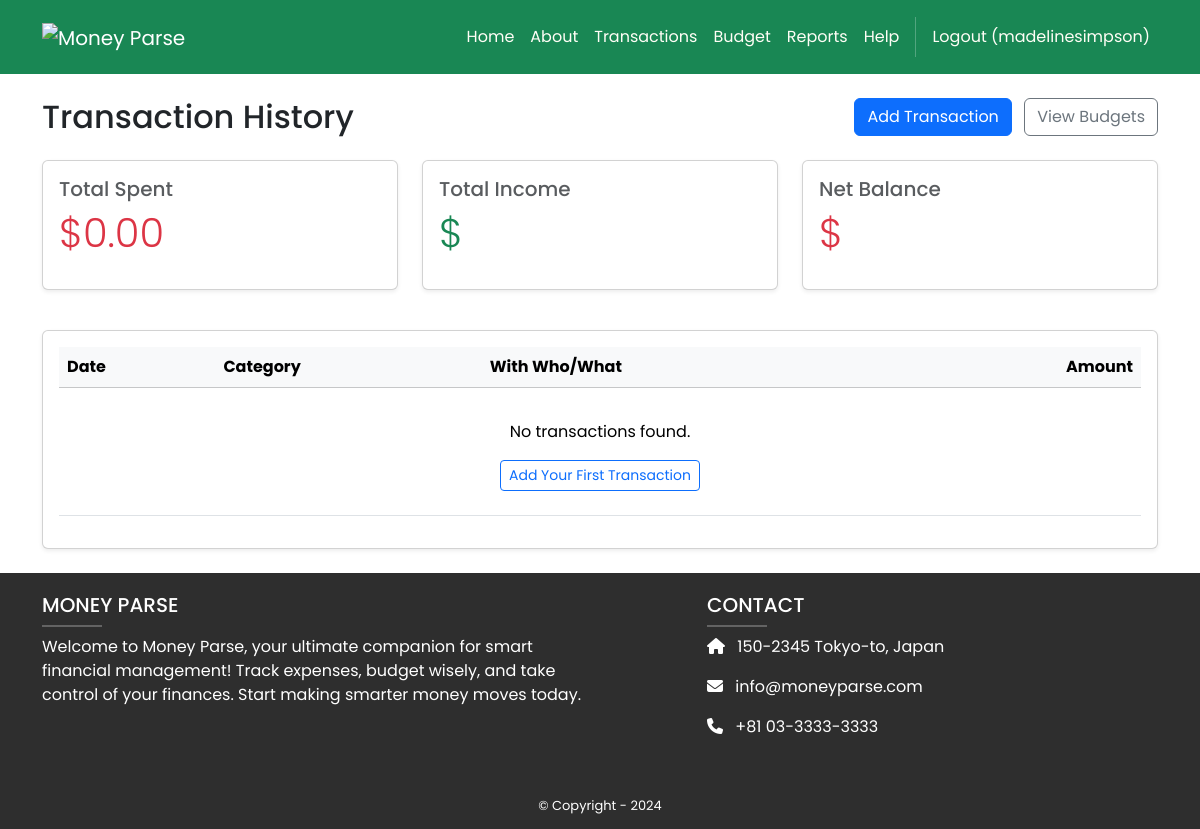
The app's page /finances/transactions-display (signed in), older data.
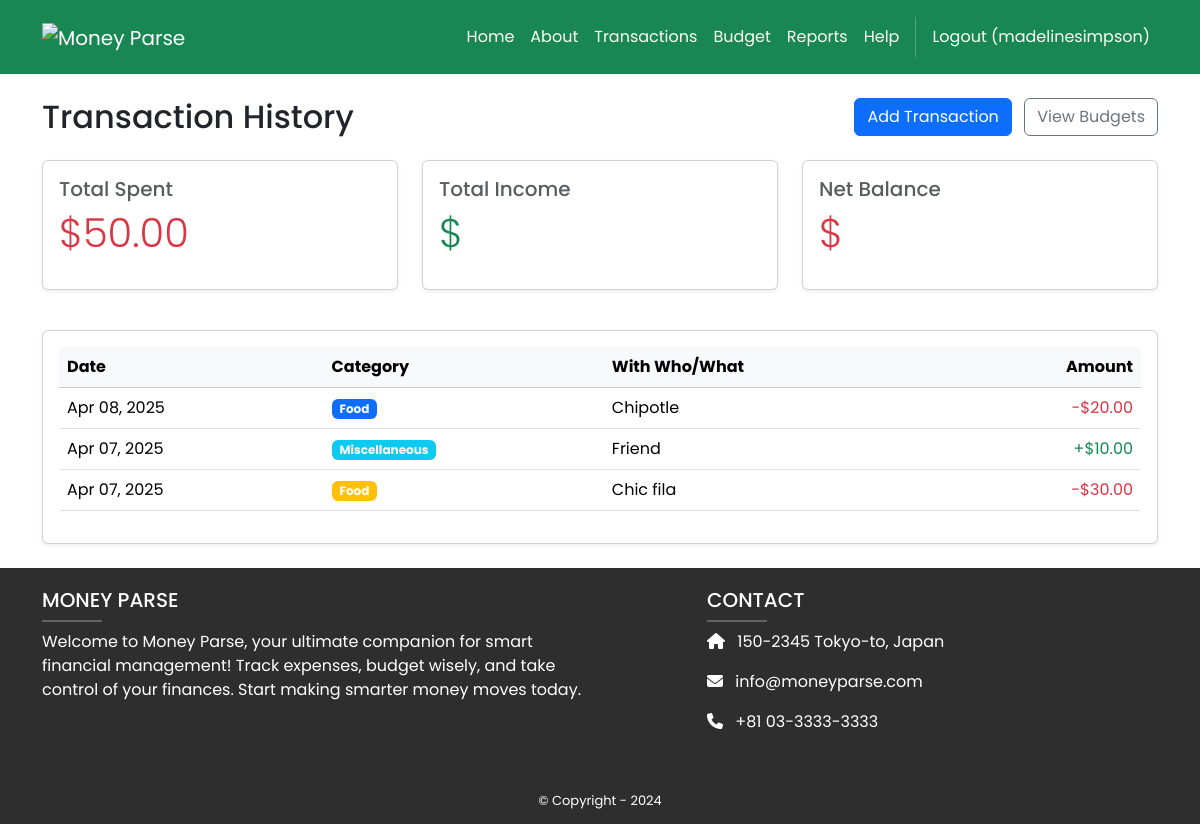
The same page, newer data.
### finances/models.py (models this page shows, shortened)
class Transaction(models.Model):
    user = models.ForeignKey(User, on_delete=models.CASCADE)
    type = models.BooleanField(default=False)
    amount = models.DecimalField(max_digits=10, decimal_places=2)
    category = models.CharField(max_length=100)
    with_who_or_what = models.CharField(max_length=100, blank=True)
    date = models.DateField()

### finances/views.py (the view)
# urls.py: path('transactions-display', views.transactions_display, name="finances.transactions_display"),
@login_required
def transactions_display(request):
    transactions = Transaction.objects.filter(user=request.user).order_by('-date')
    total_spent = sum(t.amount for t in transactions if not t.type)
    return render(request, 'finances/transactions_display.html', {
        'transactions': transactions,
        'total_spent': total_spent,
    })

### finances/templates/finances/transactions_display.html (shortened to what this page needs)
{% extends 'base.html' %}
{% load static %}
{% block content %}
<div class="container mt-4">
    <div class="d-flex justify-content-between align-items-center mb-4">
        <h2 class="mb-0">
             Transaction History
        </h2>
        <div>
            <a href="{% url 'finances.transactions' %}" class="btn btn-primary me-2">
                 Add Transaction
            </a>
            <a href="{% url 'finances.budget' %}" class="btn btn-outline-secondary">
                 View Budgets
            </a>
        </div>
    </div>
    <div class="row mb-4">
        <div class="col-md-4 mb-3">
            <div class="card h-100 shadow-sm">
                <div class="card-body">
                    <h5 class="card-title text-muted">Total Spent</h5>
                    <p class="display-6 text-danger">${{ total_spent|floatformat:2 }}</p>
                </div>
            </div>
        </div>
        <div class="col-md-4 mb-3">
            <div class="card h-100 shadow-sm">
                <div class="card-body">
                    <h5 class="card-title text-muted">Total Income</h5>
                    <p class="display-6 text-success">${{ total_income|floatformat:2 }}</p>
                </div>
            </div>
        </div>
        <div class="col-md-4 mb-3">
            <div class="card h-100 shadow-sm">
                <div class="card-body">
                    <h5 class="card-title text-muted">Net Balance</h5>
                    <p class="display-6 {% if net_balance >= 0 %}text-success{% else %}text-danger{% endif %}">
                        ${{ net_balance|floatformat:2 }}
                    </p>
                </div>
            </div>
        </div>
    </div>
    <div class="card shadow-sm mb-4">
        <div class="card-body">
            <div class="table-responsive">
                <table class="table table-hover align-middle">
                    <thead class="table-light">
                        <tr>
                            <th> Date</th>
                            <th> Category</th>
                            <th> With Who/What</th>
                            <th class="text-end"> Amount</th>
                        </tr>
                    </thead>
                    <tbody>
                        {% for t in transactions %}
                        <tr>
                            <td>{{ t.date|date:"M d, Y" }}</td>
                            <td>
                                <span class="badge bg-{% cycle 'primary' 'info' 'warning' 'success' as category_color %}">
                                    {{ t.category }}
                                </span>
                            </td>
                            <td>{{ t.with_who_or_what|default:"-" }}</td>
                            <td class="text-end {% if t.type %}text-success{% else %}text-danger{% endif %}">
                                {% if t.type %}+{% else %}-{% endif %}${{ t.amount|floatformat:2 }}
                            </td>
                        </tr>
                        {% empty %}
                        <tr>
                            <td colspan="4" class="text-center py-4">
                                <p>No transactions found.</p>
                                <a href="{% url 'finances.transactions' %}" class="btn btn-sm btn-outline-primary">
                                    Add Your First Transaction
                                </a>
                            </td>
                        </tr>
                        {% endfor %}
                    </tbody>
                </table>
            </div>
        </div>
    </div>
</div>
{% endblock %}

### MoneyParse/templates/base.html (shortened to what this page needs)
<!DOCTYPE html>
<html>
  {% load static %}
  <head>
    <link href="https://cdn.jsdelivr.net/npm/bootstrap@5.3.3/dist/css/bootstrap.min.css" rel="stylesheet">
    <link rel="stylesheet" href="https://cdnjs.cloudflare.com/ajax/libs/font-awesome/6.1.1/css/all.min.css">
    <link rel="stylesheet" type="text/css" href="{% static 'css/style.css' %}">
  </head>
  <body>
    <nav class="p-3 navbar navbar-dark bg-success navbar-expand-lg">
      <div class="container">
        <a class="navbar-brand" href="#">
          <img src="{% static 'image/logo.png' %}" alt="Money Parse" style="height: 100%; max-height: 60px;">
        </a>
        <div class="collapse navbar-collapse" id="navbarNavAltMarkup">
          <div class="navbar-nav ms-auto navbar-ml">
            <a class="nav-link" href="{% url 'home.index' %}">Home</a>
            <a class="nav-link" href="{% url 'home.about' %}">About</a>
            <a class="nav-link" href="{% url 'finances.transactions_display' %}">Transactions</a>
            <a class="nav-link" href="{% url 'finances.budget' %}">Budget</a>
            <a class="nav-link" href="{% url 'finances.reports' %}">Reports</a>
            <a class="nav-link" href="{% url 'finances.profile' %}">Help</a>
            {% if user.is_authenticated %}
            <a class="nav-link" href="{% url 'accounts.logout' %}">Logout ({{ user.username }})</a>
            {% else %}
            <a class="nav-link" href="{% url 'accounts.login' %}">Login</a>
            <a class="nav-link" href="{% url 'accounts.signup' %}">Sign Up</a>
            {% endif %}
          </div>
        </div>
      </div>
    </nav>
    <div>
      {% block content %}
      {% endblock content %}
    </div>
    <section class="py-1 ms-footer-bottom bg-dark text-white">
      <div class="container">
        <div class="row mt-3">
          <div class="col-md-6 mb-4">
            <h5 class="text-uppercase">MONEY PARSE</h5>
            <hr class="mb-2 mt-0" style="width: 60px; background-color: #ffffff; height: 2px" />
            <p>
              Welcome to Money Parse, your ultimate
              companion for smart financial management!
              Track expenses, budget wisely, and
              take control of your finances. Start making
              smarter money moves today.
            </p>
          </div>
          <div class="col-md-5 offset-md-1 mb-4">
            <h5 class="text-uppercase">CONTACT</h5>
            <hr class="mb-2 mt-0" style="width: 60px; background-color: #ffffff; height: 2px" />
            <p><i class="fas fa-home me-2"></i> 150-2345 Tokyo-to, Japan</p>
            <p><i class="fas fa-envelope me-2"></i> info@moneyparse.com</p>
            <p><i class="fas fa-phone me-2"></i> +81 03-3333-3333</p>
          </div>
        </div>
      </div>
    </section>
    <section class="py-1 ms-footer-bottom bg-dark text-white">
      <div class="container text-center">
        <span>© Copyright - 2024</span>
      </div>
    </section>
  </body>
</html>

### MoneyParse/static/css/style.css (style rules this page uses)
.navbar a.nav-link { color: #FFFEF6 !important; }
.bg-dark { background-color: #2E2E2E !important; }
.ms-footer-bottom span { font-size: 13px; line-height: 38px; }
body { font-family: 'Poppins', sans-serif; }

Row changes from the older to the newer data that the page shows:
added Transaction: date "Apr 08, 2025", category "Food", with_who_or_what "Chipotle", amount "20.00"
added Transaction: date "Apr 07, 2025", category "Miscellaneous", with_who_or_what "Friend", amount "10.00", type True (drawn)
added Transaction: date "Apr 07, 2025", category "Food", with_who_or_what "Chic fila", amount "30.00"
Text that changed along with them:
{{ total_spent|floatformat:2 }}: "0.00" → "50.00"
text no longer shown: "No transactions found. Add Your First Transaction"
